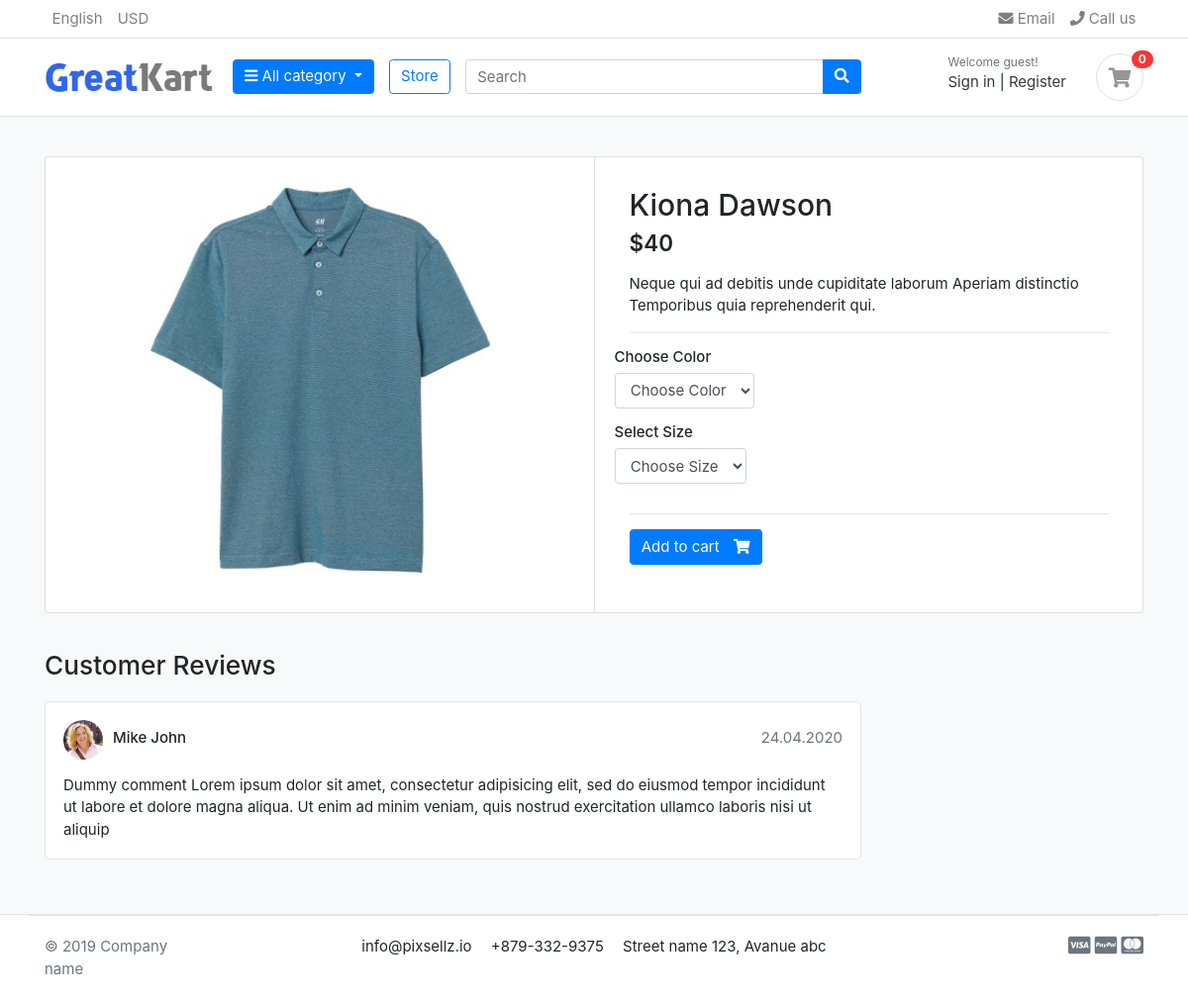
The page /store/category/jeens/Kiona-Dawson/ on the database its author committed.
### store/models.py (models this page shows, shortened)
class Product(models.Model):
    product_name = models.CharField(max_length = 150,unique=True)
    slug = models.SlugField(max_length = 150,unique=True)
    description = models.TextField(max_length=500,blank=True)
    price = models.IntegerField()
    images = models.ImageField(upload_to='photo/product')
    stock = models.IntegerField()
    is_available=models.BooleanField(default=True)
    category=models.ForeignKey(Category,on_delete=models.CASCADE)
    created_date = models.DateTimeField(auto_now_add=True)
    modified_date = models.DateTimeField(auto_now_add=True)

### store/views.py (the view)
# urls.py: path('category/<slug:categories_slug>/<slug:product_slug>/',views.product_detail,name='product_detail'),
def product_detail(request,categories_slug,product_slug):
    try:
        category = Category.objects.get(slug=categories_slug)
        single_product = Product.objects.get(category=category, slug=product_slug)
        in_cart=CartItem.objects.filter(cart__cart_id=_cart_id(request)).exists()
    except Exception as e:
        raise e
    context={
        'single_product':single_product,
        'in_cart':in_cart
    }
    return render(request,'store/product_detail.html',context)

### carts/context_processors.py (called while the page is built)
def counter(request):
    cart_count = 0
    if 'admin' in request.path:
        return {}
    else:
        try:
            cart = Cart.objects.filter(cart_id=_cart_id(request))
            cart_items = CartItem.objects.all().filter(cart=cart[:1])
            for cart_item in cart_items:
                cart_count += cart_item.quantity
        except Cart.DoesNotExist:
            cart_count = 0
    return dict(cart_count=cart_count)

### carts/views.py (called while the page is built)
def _cart_id(request):
    cart=request.session.session_key
    if not cart:
        cart=request.session.create()
    return cart

### category/context_processors.py (called while the page is built)
def menu_link(request):
    links=Category.objects.all()
    return dict(links=links)

### category/models.py (called while the page is built)
    def get_url(self):
        return reverse('product_by_category',args=[self.slug])

### store/models.py (called while the page is built)
    def colors(self):
        return self.filter(variation_category='color', is_activate=True)

    def sizes(self):
        return self.filter(variation_category='size', is_activate=True)

### greatkart/templates/store/product_detail.html (shortened to what this page needs)
{% extends 'base.html' %}
{% block content %}
{% load static %}
<section class="section-content padding-y bg">
  <div class="container">
    <div class="card">
      <div class="row no-gutters">
        <aside class="col-md-6">
          <article class="gallery-wrap">
            <div class="img-big-wrap">
              <a href=""><img src="{{ single_product.images.url }}"></a>
            </div>
          </article>
        </aside>
        <main class="col-md-6 border-left">
          <form action="{% url 'add_cart' single_product.id %}">
          <article class="content-body">
            <h2 class="title">{{ single_product.product_name }}</h2>
            <div class="mb-3">
              <var class="price h4">${{single_product.price }}</var>
            </div>
            <p>{{ single_product.description }}.</p>
            <hr>
            <div class="row">
              <div class="item-option-select">
                <h6>Choose Color</h6>
                <select name="color" class="form-control" required>
                  <option value="" disabled selected>Choose Color</option>
                </select>
              </div>
            </div>
            <div class="row">
              <div class="item-option-select">
                <h6>Select Size</h6>
                <select name="size" class="form-control" required>
                  <option value="" disabled selected>Choose Size</option>
                </select>
              </div>
            </div>
            <hr>
            {% if single_product.stock %}
            {% if in_cart %}
            <a href="#" class="btn  btn-success"> <span class="text">Add to cart</span> <i class="fas fa-check"></i>
            </a>
            <a href="{% url 'cart' %}" class="btn  btn-outline-primary"> <span class="text">View cart</span> <i
                class="fas fa-eye"></i> </a>
            {% else %}
            <a href="#" type="submit" class="btn  btn-primary"> <span class="text">Add to
                cart</span> <i class="fas fa-shopping-cart"></i> </a>
            {% endif %}
            {% else %}
            <h5 class="text-danger">Out of Stock</h5>
            {% endif %}
          </article>
        </form>
        </main>
      </div>
    </div>
    <br>
    <div class="row">
      <div class="col-md-9">
        <header class="section-heading">
          <h3>Customer Reviews </h3>
        </header>
        <article class="box mb-3">
          <div class="icontext w-100">
            <img src="{% static 'images/avatars/avatar1.jpg' %}" class="img-xs icon rounded-circle">
            <div class="text">
              <span class="date text-muted float-md-right">24.04.2020 </span>
              <h6 class="mb-1">Mike John </h6>
            </div>
          </div>
          <div class="mt-3">
            <p>
              Dummy comment Lorem ipsum dolor sit amet, consectetur adipisicing elit, sed do eiusmod
              tempor incididunt ut labore et dolore magna aliqua. Ut enim ad minim veniam,
              quis nostrud exercitation ullamco laboris nisi ut aliquip
            </p>
          </div>
        </article>
      </div>
    </div>
  </div>
</section>
{% endblock %}

### greatkart/static/css/ui.css (style rules this page uses)
html { font-family: "Inter", sans-serif; font-size: 15px; }
.content-body { flex: 1 1 auto; padding: 2rem 2.3rem; }
.img-xs, .img-sm, .img-md, .img-lg { -o-object-fit: cover; object-fit: cover; flex-shrink: 0; flex-grow: 0; }
.img-xs { width: 40px; height: 40px; }
.padding-y { padding-top: 40px; padding-bottom: 40px; }
var { font-style: normal; }
article:after, .form-group:after { display: block; clear: both; content: ""; }
.bg { background-color: #f8f9fa; }
.section-heading { margin-bottom: 20px; margin-top: 15px; }
p:last-child { margin-bottom: 0; }
.btn .text + i { margin-left: 10px; }
.icontext { display: inline-flex; align-items: center; vertical-align: middle; }
.icontext .text { width: 100%; line-height: 1.2; }
.icontext .icon { position: relative; margin-right: 10px; flex-shrink: 0; flex-grow: 0; }
.price { font-weight: 600; color: #212529; }
.box { padding: 18px; background: #fff; border-radius: 0.37rem; border: 1px solid #e4e4e4; }
.box img { max-width: 100%; }
.gallery-wrap .img-big-wrap { margin-bottom: 10px; border-radius: 0.37rem; overflow: hidden; background-color: #fff; }
.gallery-wrap .img-big-wrap a { text-align: center; display: block; }
.gallery-wrap .img-big-wrap img { height: 450px; width: auto; display: inline-block; }
.item-option-select { margin-bottom: 1rem; display: inline-block; margin-right: 15px; }

### rows shown on the page
Product: images (picture), product_name "Kiona Dawson", price "40", description "Neque qui ad debitis unde cupiditate laborum Aperiam distinctio Temporibus quia reprehenderit qui"

### other values the page prints
{{ cart_count }} "0"
